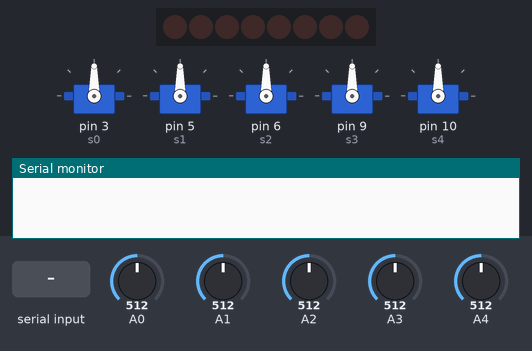
The sketch below on a simulated Arduino Uno, built with avr-gcc and run on an emulated ATmega328P. Shown: 8 shift-register outputs drawn as a row of LEDs (first output left, lit = HIGH), 5 × servo, the last lines printed to the serial monitor. Wiring (inferred from the names in the program): shift register (74HC595): data pin 13; shift clock pin 11; latch pin 12. Wiring (inferred from the signals the program sends): row of LEDs: on Q0, Q1, Q2, Q3, Q4, Q5, Q6, Q7. The test bench sets the inputs (shaded band); at power-on: A3 = 512, A0 = 512, A1 = 512, A2 = 512, A4 = 512.

Above: at 1.2 s.
1.3 s: "P" received over Serial
At 3.2 s:
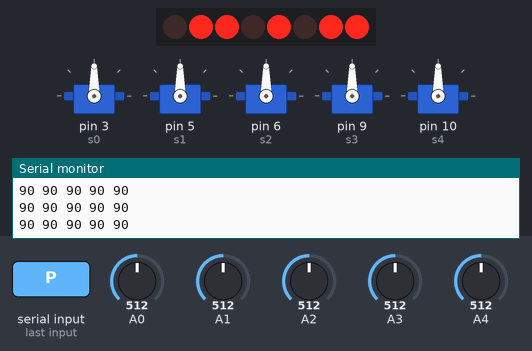
3.8 s: A3 set to 62
At 4.8 s:
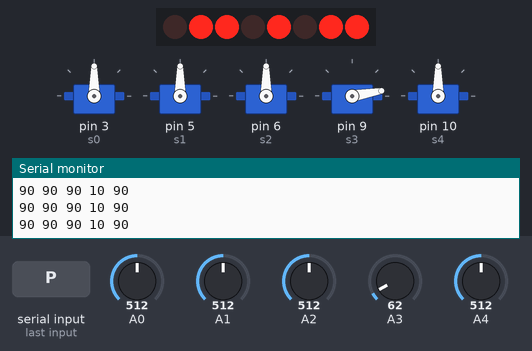
5.3 s: A3 set to 53
At 6.5 s:
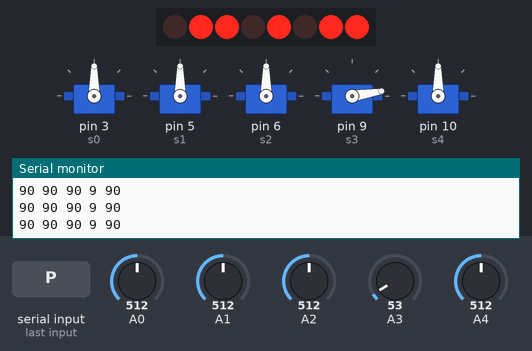
8.3 s: A0 set to 561
At 9.8 s:
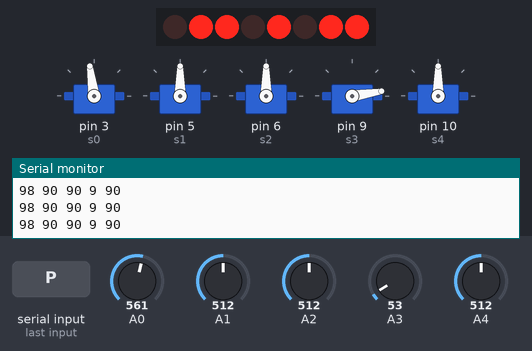
11.3 s: A0 set to 584
At 11.9 s:
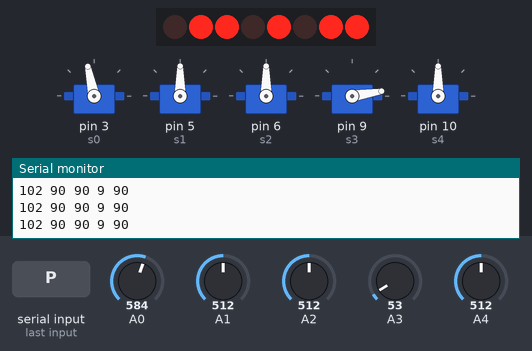
12.8 s: A1 set to 561
At 14.0 s:
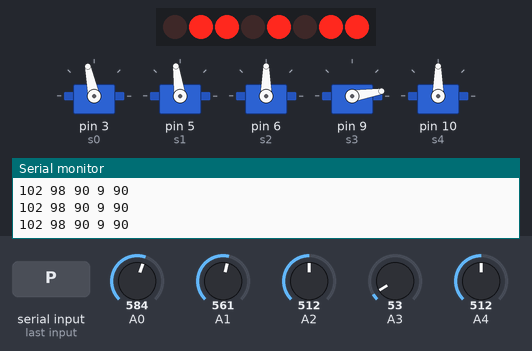
14.3 s: A1 set to 578
Timing chart, 0 to 16.8 s (numbered marks = the images above; inputs shaded):
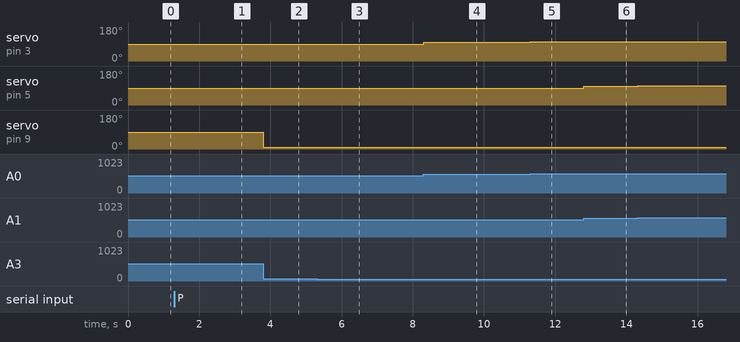

The sketch:

Day1.ino
```cpp
unsigned long time;
#include <Servo.h>
#define DATA 13
#define LATCH 12
#define CLOCK 11
String com = "";
Servo s0;
Servo s1;
Servo s2;
Servo s3;
Servo s4;
int a0;
int a1;
int a2;
int a3;
int a4;

void setup() {
  Serial.begin(9600);
  s0.attach(3);
  s1.attach(5);
  s2.attach(6);
  s3.attach(9);
  s4.attach(10);
  pinMode(DATA, OUTPUT);
  pinMode(CLOCK, OUTPUT);
  pinMode(LATCH, OUTPUT);
  pinMode(A0, INPUT);
  pinMode(A1, INPUT);
  pinMode(A2, INPUT);
  pinMode(A3, INPUT);
  pinMode(A4, INPUT);
}

void loop() {
  if (Serial.available()) {
    com = Serial.readString(); //Serial.readStringUntil('\n');1
  }
  //Serial.println(com);
  if (com == "L") {
    s0.write(180);
    s1.write(0);
    s2.write(0);
    s3.write(180);
    s4.write(112);
    digitalWrite(LATCH, 0);
    shiftOut(DATA, CLOCK, LSBFIRST, 0b00011001);
    digitalWrite(LATCH, 1);
  }
  if (com == "K") {
    s0.write(0);
    s1.write(180);
    s2.write(175);
    s3.write(93);
    s4.write(37);
    time = millis() / 500 % 2;
    if (time) {
      digitalWrite(LATCH, 0);
      shiftOut(DATA, CLOCK, LSBFIRST, 0b00101111);
      digitalWrite(LATCH, 1);
    }
    else {
      digitalWrite(LATCH, 0);
      shiftOut(DATA, CLOCK, LSBFIRST, 0b00001011);
      digitalWrite(LATCH, 1);
    }
  }
  if (com == "OK") {
    s0.write(180);
    s1.write(0);
    s2.write(123);
    s3.write(138);
    s4.write(29);
    time = millis() / 500 % 2;
    if (time) {
      digitalWrite(LATCH, 0);
      shiftOut(DATA, CLOCK, LSBFIRST, 0b01111101);
      digitalWrite(LATCH, 1);
    }
    else {
      digitalWrite(LATCH, 0);
      shiftOut(DATA, CLOCK, LSBFIRST, 0b00101111);
      digitalWrite(LATCH, 1);
    }
  }
  if (com == "1") {
    s0.write(0);
    s1.write(180);
    s2.write(0);
    s3.write(175);
    s4.write(52);
    digitalWrite(LATCH, 0);
    shiftOut(DATA, CLOCK, LSBFIRST, 0b00100100);
    digitalWrite(LATCH, 1);
  }
  if (com == "P") {
    a0 = map(analogRead(A0), 0, 1023, 0, 180);
    a1 = map(analogRead(A1), 0, 1023, 0, 180);
    a2 = map(analogRead(A2), 0, 1023, 0, 180);
    a3 = map(analogRead(A3), 0, 1023, 0, 180);
    a4 = map(analogRead(A4), 0, 1023, 0, 180);
    s0.write(a0);
    s1.write(a1);
    s2.write(a2);
    s3.write(a3);
    s4.write(a4);
    digitalWrite(LATCH, 0);
    shiftOut(DATA, CLOCK, LSBFIRST, 0b01101011);
    digitalWrite(LATCH, 1);
    Serial.print(a0);
    Serial.print(' ');
    Serial.print(a1);
    Serial.print(' ');
    Serial.print(a2);
    Serial.print(' ');
    Serial.print(a3);
    Serial.print(' ');
    Serial.println(a4);
  }
}
```

Measured:
- after the input at 3.8 s, servo on pin 9 (s3): 90° → 10° at once
- after the input at 5.3 s, servo on pin 9 (s3): 10° → 9° at once
- after the input at 8.3 s, servo on pin 3 (s0): 90° → 98° at once
- after the input at 11.3 s, servo on pin 3 (s0): 98° → 102° at once
- after the input at 12.8 s, servo on pin 5 (s1): 90° → 98° at once
- after the input at 14.3 s, servo on pin 5 (s1): 98° → 101° at once
